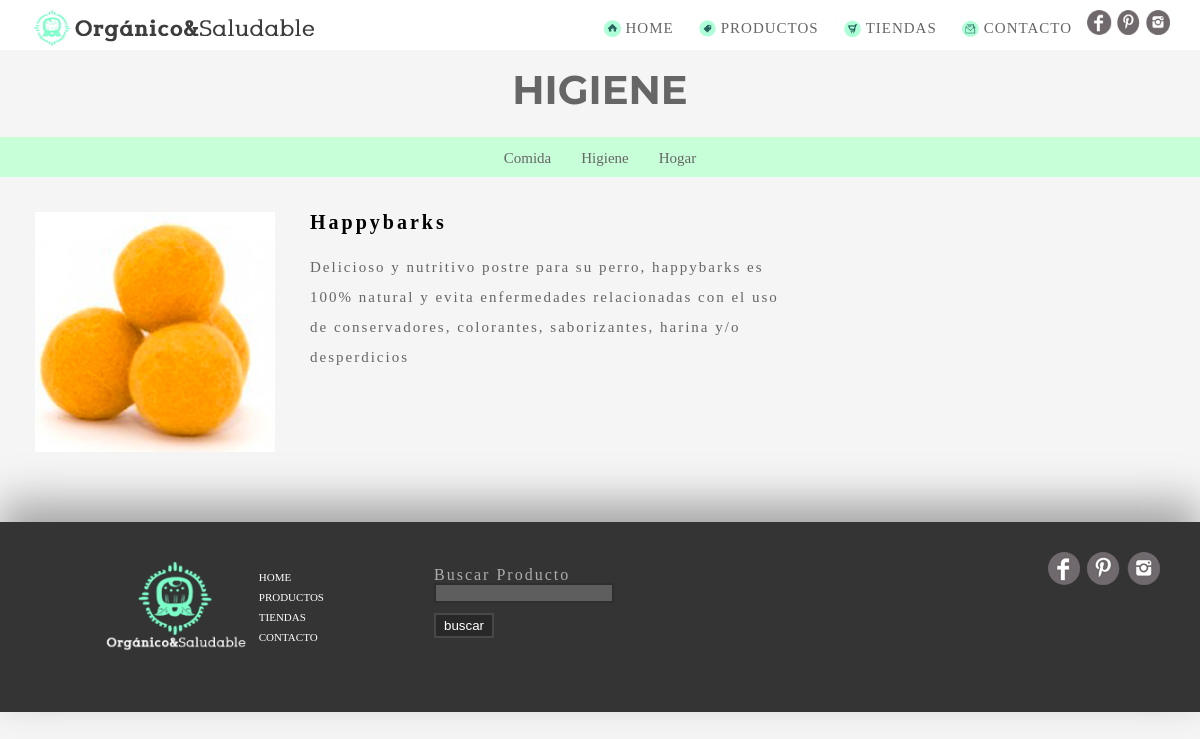
Screenshot of /comida_m_info.php?id=1 with the database file from the repository.
### tables this page shows
CREATE TABLE `comida_mascotas` (
  `id` int(11) NOT NULL AUTO_INCREMENT,
  `nombre` varchar(255) NOT NULL,
  `descripcion` text NOT NULL,
  `imagen` varchar(255) NOT NULL,
  PRIMARY KEY (`id`)
);

### comida_m_info.php (the view, shortened to what this page needs)
<?php
	$subtittulo="HIGIENE";
	$idcomida_m = $_GET['id'];
	$comida_m= mysql_query("SELECT * FROM comida_mascotas WHERE id=$idcomida_m");
	while($fila = mysql_fetch_array($comida_m)){
			$nombre = $fila['nombre'];
			$descripcion = $fila['descripcion'];
			$imagen = $fila['imagen'];
		}
?>
<!DOCTYPE, html>
<html>
	<head>
		<?php include_once("header.php");?>
	</head>
	<body>
		<header>
			<?php include_once("menu.php"); ?>
		</header>
		<h1><?php echo $subtittulo; ?></h1>
		<?php include_once("menu_mascotas.php")?>
		<div id="informacion_producto">
			<div class="imagen_producto">
					<img  src="img/productos/mascotas/comida/<?php echo $imagen;?>" />
			</div>
			<div class="texto_producto">
					<h2 id="nombre_productos"><?php echo $nombre;?></h2>
					<p id="descripcion_productos"><?php echo $descripcion;?></p>
			</div>
			</div>
		<?php include_once("footer.php")?>
	</body>
</html>

### css/estilos.css (style rules this page uses)
body { background: #F5F5F5; }
h1 { text-align: center; font-family: 'Montserrat', sans-serif; color: #666666; margin-top: 20px; font-size: 40px; }
p, li a { font-family: 'Arvo', serif; font-size: 15px; color: #666666; }
#informacion_producto { width: 100%; height: 30%; }
.imagen_producto { float: left; margin: 35px 0px 0px 35px; }
.texto_producto { width: 40%; float: left; margin: 35px 0px 0px 35px; }
#nombre_productos { font-size: 20px; letter-spacing: 3; }
#descripcion_productos { font-size: 15px; letter-spacing: 2; line-height: 30px; margin-top: 20px; }

### rows the page displays
comida_mascotas: imagen (picture), nombre "Happybarks", descripcion "Delicioso y nutritivo postre para su perro, happybarks es 100% natural y evita enfermedades relacionadas con el uso de conservadores, colorantes, saborizantes, harina y/o desperdicios"

### other values shown
$subtittulo "HIGIENE"
